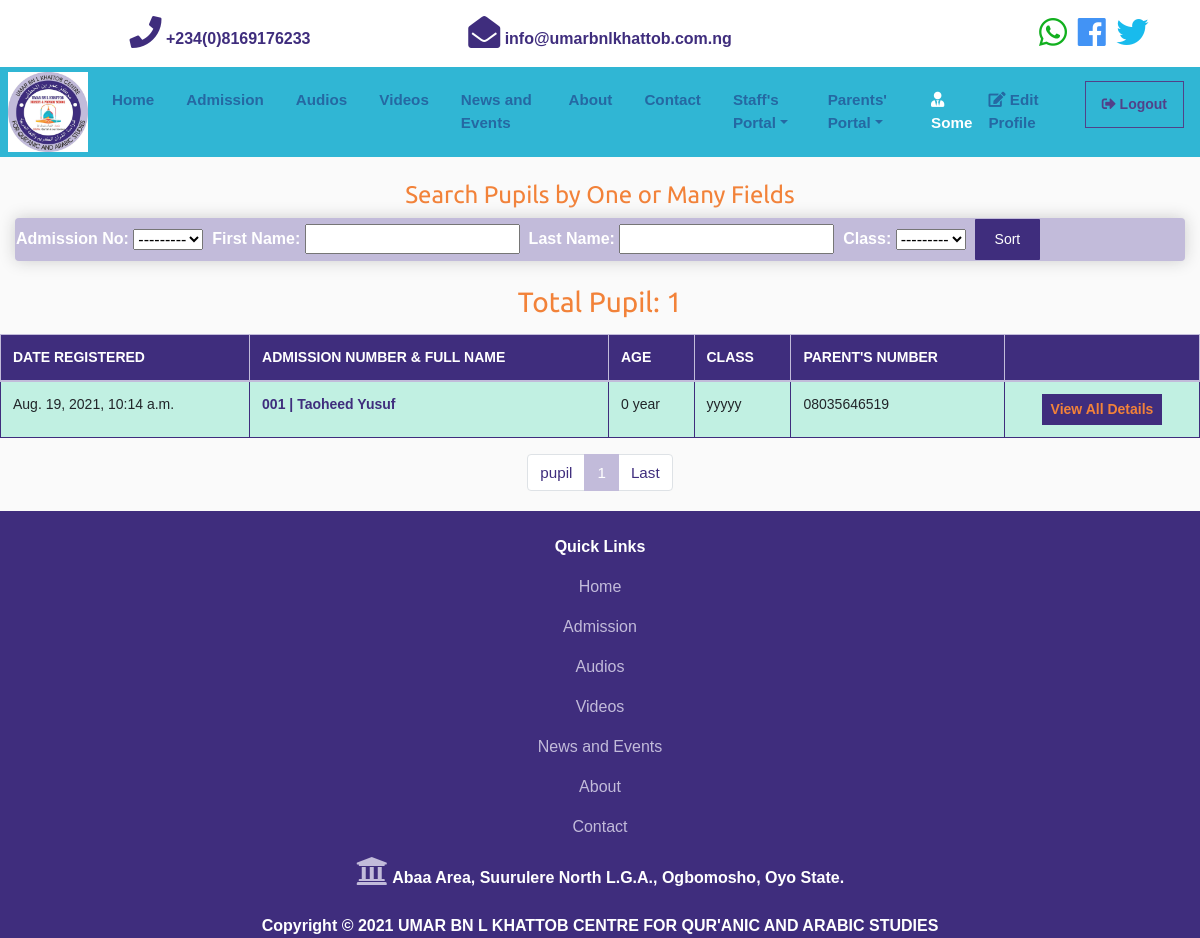
Page /pupils (signed in) on the committed database.
### records/models.py (models this page shows, shortened)
class Pupil(models.Model):
    GENDER_CHOICES = [
		('MALE','MALE'),
		('FEMALE', 'FEMALE')
	]
    ROLE_CHOICES = [
        ('Pupil', 'Pupil'),
        ('Student', 'Student'),
		('Staff', 'Staff'),
    ]
    user = models.OneToOneField(settings.AUTH_USER_MODEL, on_delete=models.SET_NULL, null=True)
    phone_number = models.CharField(max_length=20, unique=False, null=True, verbose_name="Phone Number")
    gender = models.CharField(max_length=6, choices=GENDER_CHOICES, null=True)
    dob = models.DateField(blank=True, null=True, verbose_name="Date of Birth")
    classe = models.ForeignKey(Class, on_delete=models.SET_NULL, null=True, verbose_name="Class")
    address = models.CharField(max_length=200, null=True)
    role = models.CharField(max_length=20, choices=ROLE_CHOICES, default='Pupil', null=True)
    photograph = models.ImageField(upload_to='pupil_img/%Y/%m/%d', null=True, blank=True, verbose_name="Pupil's Photograph")
    created = models.DateTimeField(auto_now_add=True, null=True)
    updated = models.DateTimeField(auto_now=True, null=True)
    def age(self):
        today = date.today()
        return today.year - self.dob.year - ((today.month, today.day) < (self.dob.month, self.dob.day))
    class Meta:
        ordering = ('user__username',)

class Class(models.Model):
    name = models.CharField(max_length=20, null=True)
    teacher = models.ForeignKey(Teacher, on_delete=models.SET_NULL, null=True)
    signature = models.ImageField(upload_to='signature_img/%Y/%m/%d', null=True, blank=True, verbose_name="Class Teacher's Signature")
    created = models.DateTimeField(auto_now_add=True, null=True)
    updated = models.DateTimeField(auto_now=True, null=True)
    def __str__(self):
        try:
            return str(self.name)
        except:
            return str(self.id)
    class Meta:
        ordering = ('name',)
        verbose_name = 'Class'
        verbose_name_plural = 'Classes'

### records/views.py (the view)
# urls.py: path('pupils', views.showPupils, name='pupils'),
@login_required
def showPupils(request):
    context = {}
    filtered_pupils = PupilFilter(
        request.GET,
        queryset = Pupil.objects.all()
    )
    context['filtered_pupils'] = filtered_pupils
    paginated_filtered_pupils = Paginator(filtered_pupils.qs, 10)
    page_number = request.GET.get('page')
    pupils_page_obj = paginated_filtered_pupils.get_page(page_number)
    context['pupils_page_obj'] = pupils_page_obj
    total_pupils = filtered_pupils.qs.count()
    context['total_pupils'] = total_pupils
    return render(request, 'records/pupils.html', context=context)

### home/templatetags/home_tags.py (called while the page is built)
@register.simple_tag
def my_url(value, field_name, urlencode=None):
    url = '?{}={}'.format(field_name, value)
    if urlencode:
        querystring = urlencode.split('&')
        filtered_querystring = filter(lambda p: p.split('=')[0]!=field_name, querystring)
        encoded_querystring = '&'.join(filtered_querystring)
        url = '{}&{}'.format(url, encoded_querystring)
    return url

### templates/records/pupils.html (shortened to what this page needs)
{% extends 'base.html' %}
{% block content %}
{% load home_tags %}
<br>
  <section>
    {% if pupils_page_obj %}
    <h4 class="text-center text-orange">Search Pupils by One or Many Fields</h4>
    <div class="col-md-12">
      <div class="box-element bg-warning" id="form-wrapper">
        <form method="get" class="form-inline text-white">
          {% for field in filtered_pupils.form %}
            <strong>{{field.label}}:</strong>&nbsp{{field}}&nbsp&nbsp
          {% endfor %}
          <input type="submit" class="btn btn-dark" value="Sort">
        </form>
      </div>
    </div>
    {% endif %}
    <br>
    <div class="row text-center">
      {% if pupils_page_obj %}
        <div class="col-md-12">
          {% if total_pupils > 1 %}
          <div class="form-group col-md-12">
            <h3 class="form-group text-orange">Total Pupils: {{total_pupils}}</h3>
          </div>
          {% else %}
          <div class="form-group col-md-12">
            <h3 class="form-group text-orange">Total Pupil: {{total_pupils}}</h3>
          </div>
          {% endif %}
          <div class="table-responsive">
            <table class="table table-bordered">
              <thead class="thead-primary">
                <tr>
                  <th>DATE REGISTERED</th>
                  <th>ADMISSION NUMBER & FULL NAME</th>
                  <th>AGE</th>
                  <th>CLASS</th>
                  <th>PARENT'S NUMBER</th>
                  <th></th>
                </tr>
              </thead>
              <tbody>
              {% for pupil in pupils_page_obj %}
                <tr class="table-success">
                  <td>{{pupil.created}}</td>
                  <td><a class="text-primary" href="{% url 'show_pupil' pupil.id %}"><strong>{{pupil.user}} | {{pupil.user.first_name}} {{pupil.user.last_name}}</strong></a></td>
                  {% if pupil.age > 1 %}
                  <td>{{pupil.age}} years</td>
                  {% else %}
                  <td>{{pupil.age}} year</td>
                  {% endif %}
                  <td>{{pupil.classe}}</td>
                  <td>{{pupil.phone_number}}</td>
                  <td class="text-center"><a href="{% url 'show_pupil' pupil.id %}"><button type="button" class="btn btn-sm btn-primary text-orange"><strong>View All Details</strong></button></a></td>
                </tr>
              {% endfor %}
              </tbody>
            </table>
            <nav aria-label="...">
              <ul class="pagination justify-content-center">
                <li class="page-item"><a class="page-link" href="{% my_url 1 'page' request.GET.urlencode %}" tabindex="-1" aria-disabled="true">pupil</a></li>
                <li class="page-item active" aria-current="page"><a class="page-link" href="{% my_url pupils_page_obj.number 'page' request.GET.urlencode %}">{{pupils_page_obj.number}}<span class="sr-only">(current)</span></a></li>
                <li class="page-item"><a class="page-link" href="{% my_url pupils_page_obj.paginator.num_pages 'page' request.GET.urlencode %}">Last</a></li>
              </ul>
            </nav>
          </div>
        </div>
      {% else %}
      <div class="container">
        <h3>No pupil found!</h3>
      </div>
      {% endif %}
    </div>
  </section>
{% endblock content%}

### templates/partials/_navbar.html (shortened to what this page needs)
{% load static %}
<nav class="p-0 navbar navbar-expand-lg navbar-dark bg-light_blue sticky-top">
  <a class="ml-2 navbar-brand" href="{% url 'index' %}">
    <img src="{% static 'img/logo.jpg' %}" width="50" height="80" class="logo" alt="Umar Logo">
  </a>
  <div class="collapse navbar-collapse" id="navbarNavAltMarkup">
    <ul class="navbar-nav">
      <li
        {% if '/' == request.path %}
          class="nav-item active mr-3"
        {% else %}
          class="nav-item mr-3"
        {% endif %}
      >
        <a class="nav-link" href="{% url 'index' %}"><strong>Home</strong></a>
      </li>
      <li
        {% if 'admission' in request.path %}
          class="nav-item active mr-3"
        {% else %}
          class="nav-item mr-3"
        {% endif %}
      >
        <a class="nav-link" href="{% url 'admission' %}"><strong>Admission</strong></a>
      </li>
      <li
        {% if 'audios' in request.path %}
          class="nav-item active mr-3"
        {% else %}
          class="nav-item mr-3"
        {% endif %}
      >
        <a class="nav-link" href="{% url 'audios' %}"><strong>Audios</strong></a>
      </li>
      <li
        {% if 'videos' in request.path %}
          class="nav-item active mr-3"
        {% else %}
          class="nav-item mr-3"
        {% endif %}
      >
        <a class="nav-link" href="{% url 'videos' %}"><strong>Videos</strong></a>
      </li>
      <li
        {% if 'news-and-events' in request.path %}
          class="nav-item active mr-3"
        {% else %}
          class="nav-item mr-3"
        {% endif %}
      >
        <a class="nav-link" href="{% url 'events' %}"><strong>News and Events</strong></a>
      </li>
      <li
        {% if 'about' in request.path %}
          class="nav-item active mr-3"
        {% else %}
          class="nav-item mr-3"
        {% endif %}
      >
        <a class="nav-link" href="{% url 'about' %}"><strong>About</strong></a>
      </li>
      <li
        {% if 'contact' in request.path %}
          class="nav-item active mr-3"
        {% else %}
          class="nav-item mr-3"
        {% endif %}
      >
        <a class="nav-link" href="{% url 'contact' %}"><strong>Contact</strong></a>
      </li>
      {% if user.is_authenticated %}
      <li
        {% if 'staff' in request.path %}
          class="nav-item active dropdown mr-3"
        {% else %}
          class="nav-item dropdown mr-3"
        {% endif %}
      >
        <a class="nav-link dropdown-toggle" href="#" id="navbarDropdownMenuLink" data-toggle="dropdown" aria-haspopup="true" aria-expanded="false"><strong>Staff's Portal</strong></a>
      </li>
      <li
        {% if 'parents' in request.path %}
          class="nav-item active dropdown mr-3"
        {% else %}
          class="nav-item dropdown mr-3"
        {% endif %}
      >
        <a class="nav-link dropdown-toggle" href="#" id="navbarDropdownMenuLink" data-toggle="dropdown" aria-haspopup="true" aria-expanded="false"><strong>Parents' Portal</strong></a>
      </li>
      {% endif %}
    </ul>
    <ul class="navbar-nav ml-auto">
      {% if user.is_authenticated %}
      <li
      >
        <a class="nav-link" href=""><strong><span class="text-white"><i class="fas fa-user-tie fa-1x"></i> {{user.first_name}}</span></strong></a>
      </li>
      <li
        {% if 'edit-profile' in request.path %}
          class="nav-item active mr-3"
        {% else %}
          class="nav-item mr-3"
        {% endif %}
      >
        <a class="nav-link" href="{% url 'edit_profile' %}"><strong><i class="fas fa-edit fa-1x"></i> Edit Profile</strong></a>
      </li>
      <li
        {% if 'logout' in request.path %}
          class="nav-item active mr-3"
        {% else %}
          class="nav-item mr-3"
        {% endif %}
      >
        <button class="btn btn-outline-primary btn-sm"><a class="nav-link" href="{% url 'logout' %}">
          <i class="fas fa-sign-out-alt text-primary"></i> <strong class="text-primary">Logout</strong></a></button>
      </li>
    {% endif %}
    </ul>
  </div>
</nav>

### umar/static/css/all.css (style rules this page uses)
.fa, .fas, .far, .fal, .fab { -moz-osx-font-smoothing: grayscale; -webkit-font-smoothing: antialiased; display: inline-block; font-style: normal; font-variant: normal; text-rendering: auto; line-height: 1; }
.fa-1x { font-size: 1em; }
.fa-edit:before { content: "\f044"; }
.fa-sign-out-alt:before { content: "\f2f5"; }
.fa-user-tie:before { content: "\f508"; }
.fa, .fas { font-family: 'Font Awesome 5 Free'; font-weight: 900; }

### umar/static/css/base.css (style rules this page uses)
body { margin:0; padding:0; font-family:helvetica, sans-serif; }
h1, h2, h3, h4, h5 , h6 { font-family: 'Ubuntu', sans-serif; font-weight:normal; }
a { text-decoration:none; color:#057a1a; }
a.button, input[type="submit"] { color:#fff; background:#3f2d7d; border-radius:1px; padding:10px 20px; font-size:14px; border:0; }
table { width:100%; border-spacing:0; border-collapse: collapse; }
table th, table td { text-align:left; font-size:14px; padding:10px; margin:0; }
tbody tr:nth-child(odd) { background:#efefef; }
thead th, tbody tr.total { background:#057a1a; color:#fff; font-weight:bold; }

### umar/static/css/style.css (style rules this page uses)
img { width: 100%; }
.logo { width: 80px; }
.navbar { opacity: 0.9; }
.bg-light_blue { background-color: #1aafd0 !important; }
.text-orange { color: #f28239 !important; }
body { background-color: hsl(0, 0%, 98%); }
.box-element { box-shadow:hsl(0, 0%, 80%) 0 0 16px; background-color: #fff; border-radius: 4px; padding: 1px; }
.btn { border-radius: 0; }

### rows in the picture
Pupil: created "Aug. 19, 2021, 10:14 a.m.", user "001", user.first_name "Taoheed", user.last_name "Yusuf", age "0", classe "yyyyy", phone_number "08035646519"

### other values in the picture
{{ user.first_name }} "Some"
{{ field.label }} "Admission No" "First Name" "Last Name" "Class"
{{ total_pupils }} "1"
{{ pupils_page_obj.number }} "1"
